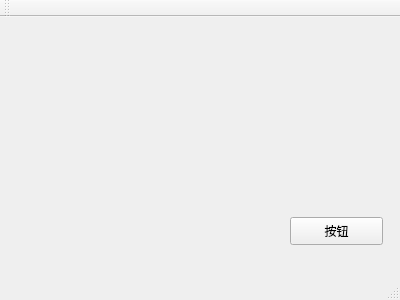
<?xml version="1.0" encoding="UTF-8"?>
<ui version="4.0">
 <class>MainWindow</class>
 <widget class="QMainWindow" name="MainWindow">
  <property name="geometry">
   <rect>
    <x>0</x>
    <y>0</y>
    <width>400</width>
    <height>300</height>
   </rect>
  </property>
  <property name="windowTitle">
   <string>MainWindow</string>
  </property>
  <widget class="QWidget" name="centralWidget">
   <widget class="QPushButton" name="pushButton">
    <property name="geometry">
     <rect>
      <x>290</x>
      <y>200</y>
      <width>93</width>
      <height>28</height>
     </rect>
    </property>
    <property name="text">
     <string>按钮</string>
    </property>
   </widget>
  </widget>
  <widget class="QMenuBar" name="menuBar">
   <property name="geometry">
    <rect>
     <x>0</x>
     <y>0</y>
     <width>400</width>
     <height>26</height>
    </rect>
   </property>
  </widget>
  <widget class="QToolBar" name="mainToolBar">
   <attribute name="toolBarArea">
    <enum>TopToolBarArea</enum>
   </attribute>
   <attribute name="toolBarBreak">
    <bool>false</bool>
   </attribute>
  </widget>
  <widget class="QStatusBar" name="statusBar"/>
 </widget>
 <layoutdefault spacing="6" margin="11"/>
 <resources/>
 <connections/>
</ui>
